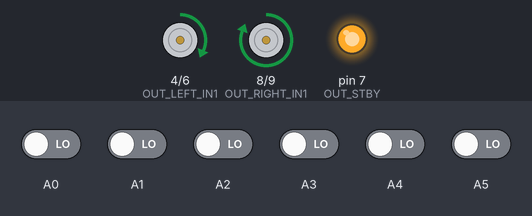
Simulated run of this sketch. Board: Arduino Uno, built with avr-gcc and run on an emulated ATmega328P. Parts: motor-driver pin pairs drawn as motors (green arrow = first pin HIGH = forward, orange = second pin HIGH = backward, longer = more drive, scaled by the enable pin, stopped while the standby pin is LOW), output pins drawn as LEDs (lit = HIGH). Inputs (shaded band) come from the test bench; at power-on: A0–5 LOW.

Above: at 11.2 s.
11.3 s: A1 driven HIGH
At 12.4 s:
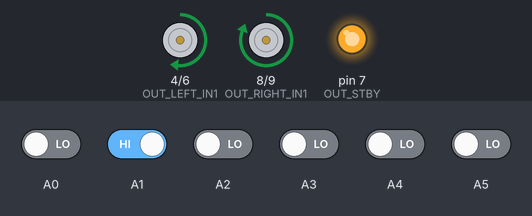
12.8 s: A0 driven HIGH
14.3 s: A4 driven HIGH
At 14.7 s:
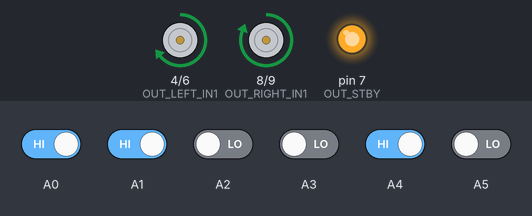
15.8 s: A2 driven HIGH
At 17.0 s:
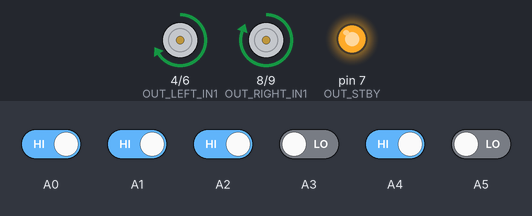
17.3 s: A3 driven HIGH
At 18.2 s:
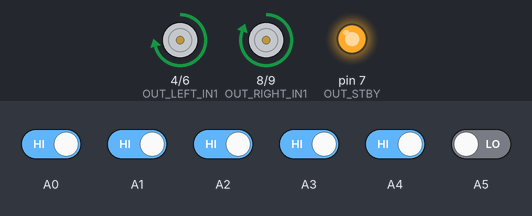
18.8 s: A3 driven LOW
Timing chart, 0 to 21.3 s (numbered marks = the images above; inputs shaded):
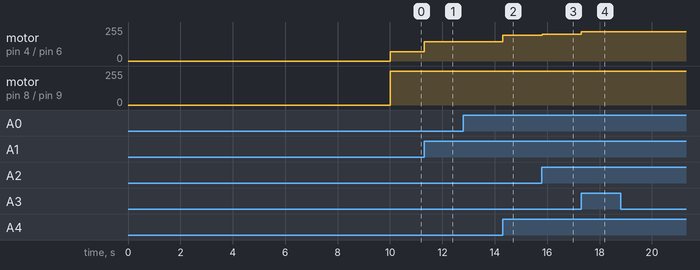

The sketch:

_2.ino
```cpp
#include <QTRSensors.h>

static const int OUT_LEFT_IN1=4;
static const int OUT_LEFT_PWM=5;
static const int OUT_LEFT_IN2=6;
static const int OUT_STBY=7;
static const int OUT_RIGHT_IN1=8;
static const int OUT_RIGHT_IN2=9;
static const int OUT_RIGHT_PWM=10;

static const boolean LEFT_MOTOR=false;
static const boolean RIGHT_MOTOR=true;

static const unsigned char NUM_SENSORS=6;                   //numero dei sensori
static const unsigned int TIMEOUT=2500;                   //tempo di debounce per full black in us

static const byte MAX_SPEED=255;                   //velocita' massima dei motori
static const byte MIN_SPEED=50;
static const byte MID_SPEED=255;                   //velocità di crociera

static const float Kp=0.075;               // costante PID proporzionale   default=0.25
static const float Kd=2.1;                 // costante PID differenziale    default=2.1
static const float Ki=0;                   // costante PID integrale         default=0

static const boolean FORWARD=false;
static const boolean BACKWARD=true;

QTRSensorsRC qtrrc((unsigned char[]) {A0, A1, A2, A3, A4, A5}, NUM_SENSORS, TIMEOUT);
unsigned int sensors[6];      //array delle letture raw dei sensori

inline int dist(){
  return qtrrc.readLine(sensors)-2500;
  }

inline void set_motors(int cSpeed)
  {
  set_motor(RIGHT_MOTOR,limitSpeed(MID_SPEED-cSpeed));
  set_motor(LEFT_MOTOR,limitSpeed(MID_SPEED+cSpeed));
  }

inline int limitSpeed(int rSpeed)
  {
  if(MAX_SPEED<rSpeed)
    return MAX_SPEED;
  else if(0<=rSpeed&&rSpeed<MIN_SPEED)
    return MIN_SPEED;
  else if(-MIN_SPEED<rSpeed&&rSpeed<0)
    return -MIN_SPEED;
  else if(rSpeed<-MAX_SPEED)
    return -MAX_SPEED;
  else
    return rSpeed;
  }

inline boolean dir(int lSpeed)
  {
  return lSpeed<0;
  }

inline byte power(int lSpeed)
  {
  return abs(lSpeed);
  }

inline void set_motor(boolean motor,int lSpeed)
  {
  motor_speed(motor,dir(lSpeed),power(lSpeed));
  }

inline void motor_speed(boolean right_motor,boolean forward,byte PWMvalue)
  {
  if(right_motor)
    {
    if(forward)
      {
      digitalWrite(OUT_RIGHT_IN1,LOW);
      digitalWrite(OUT_RIGHT_IN2,HIGH);
      }
    else //backward
      {
      digitalWrite(OUT_RIGHT_IN1,HIGH);
      digitalWrite(OUT_RIGHT_IN2,LOW);
      }
    analogWrite(OUT_RIGHT_PWM,PWMvalue);
    }
  else //left_motor
    {
    if(forward)
      {
      digitalWrite(OUT_LEFT_IN1,LOW);
      digitalWrite(OUT_LEFT_IN2,HIGH);
      }
    else //backward
      {
      digitalWrite(OUT_LEFT_IN1,HIGH);
      digitalWrite(OUT_LEFT_IN2,LOW);
      }
    analogWrite(OUT_LEFT_PWM,PWMvalue);
    }
  }

inline void motor_standby(boolean standby) //abilita-disabilita i motori
  {
  if(standby)
    digitalWrite(OUT_STBY,LOW);
  else
    digitalWrite(OUT_STBY,HIGH);
  }

void setup()
  {
  Serial.begin(9600);
  pinMode(OUT_STBY,OUTPUT);
  pinMode(OUT_LEFT_PWM,OUTPUT);
  pinMode(OUT_LEFT_IN1,OUTPUT);
  pinMode(OUT_LEFT_IN2,OUTPUT);
  pinMode(OUT_RIGHT_PWM,OUTPUT);
  pinMode(OUT_RIGHT_IN1,OUTPUT);
  pinMode(OUT_RIGHT_IN2,OUTPUT);

  for(int i=0;i<400;i++)
    qtrrc.calibrate();

  motor_standby(false);
  }

int integrale=0;
int differenziale=0;
int errore=0;
int errorePrecedente=0;
int cSpeed=0;

void loop()
  {
  errore=dist();
  integrale=integrale+errore;
  differenziale=errore-errorePrecedente;
  cSpeed=Kp*errore+Ki*integrale+Kd*differenziale;
  set_motors(cSpeed);
  errorePrecedente=errore;
  }
```

Measured:
- after the input at 11.3 s, motor on pin 4 (OUT_LEFT_IN1) / pin 6 (OUT_LEFT_IN2): forward 68/255 → forward 143/255 at once
- after the input at 14.3 s, motor on pin 4 (OUT_LEFT_IN1) / pin 6 (OUT_LEFT_IN2): forward 143/255 → forward 193/255 at once
- after the input at 15.8 s, motor on pin 4 (OUT_LEFT_IN1) / pin 6 (OUT_LEFT_IN2): forward 193/255 → forward 199/255 at once
- after the input at 17.3 s, motor on pin 4 (OUT_LEFT_IN1) / pin 6 (OUT_LEFT_IN2): forward 199/255 → forward 218/255 at once
